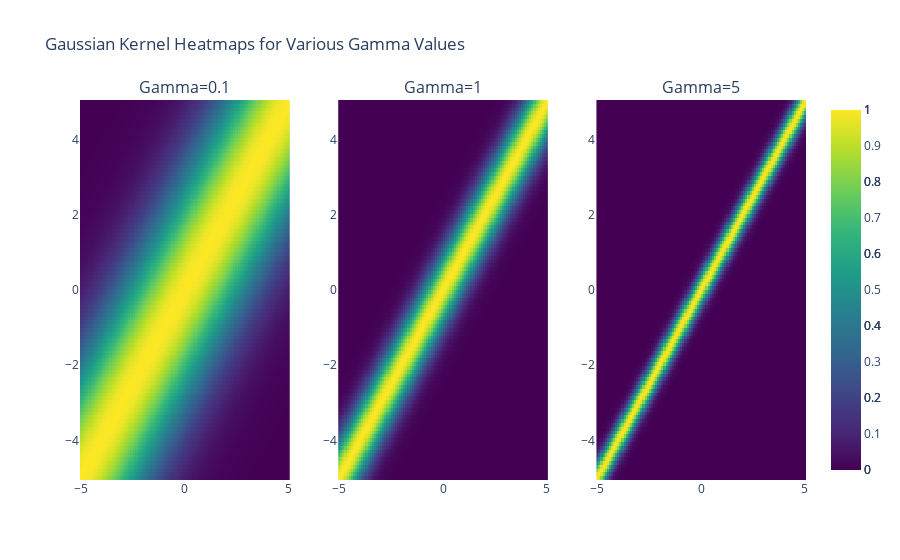

Source (notebook cell):
### Code cell
# Plot 1 row 3 cols for various value of gamma in Gaussian kernel using plotly
gammas = [0.1, 1, 5]

fig = make_subplots(rows=1, cols=len(gammas), subplot_titles=[f'Gamma={gamma}' for gamma in gammas])

for i, gamma in enumerate(gammas, 1):
    K_gauss = np.array([[gaussian_kernel(xi, xj, gamma) for xi in x] for xj in x])
    fig.add_trace(go.Heatmap(z=K_gauss, x=x, y=x, colorscale='Viridis'), row=1, col=i)

fig.update_layout(title_text="Gaussian Kernel Heatmaps for Various Gamma Values")
fig.show()
